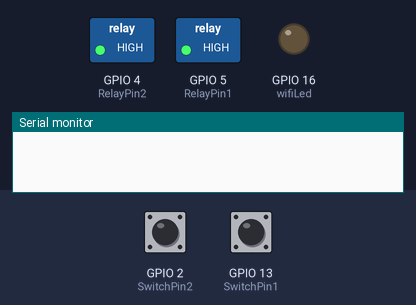
Recording of a sketch running on a simulated ESP8266 (NodeMCU). Shown: switched loads named in the sketch (green lamp = pin HIGH), output pins drawn as LEDs (lit = HIGH), the last lines printed to the serial monitor. The test bench sets the inputs (shaded band); at power-on: GPIO 2 (SwitchPin2) HIGH, GPIO 13 (SwitchPin1) HIGH. WiFi joins after 1.5 s; servers stay silent unless stated.

Above: at 2.2 s.
2.3 s: GPIO 2 (SwitchPin2) pulled LOW for 0.15 s
At 3.6 s:
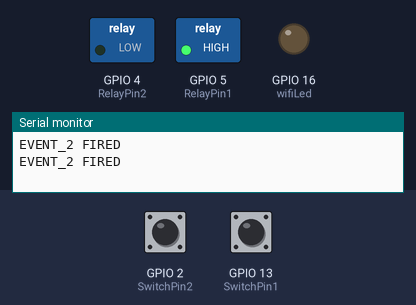
3.9 s: GPIO 13 (SwitchPin1) pulled LOW for 0.15 s
At 5.0 s:
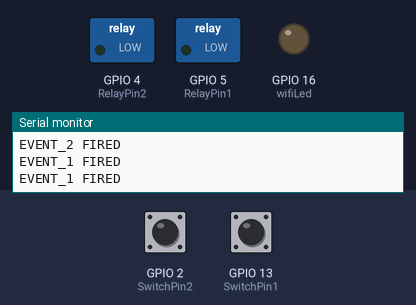
5.5 s: GPIO 2 (SwitchPin2) pulled LOW for 1 s
At 7.4 s:
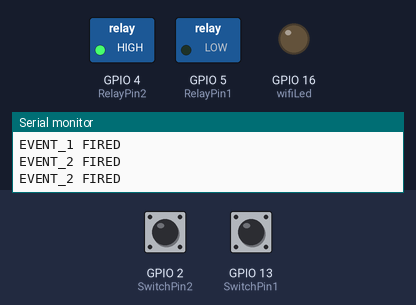
8.0 s: GPIO 2 (SwitchPin2) pulled LOW for 3.2 s
At 12.2 s:
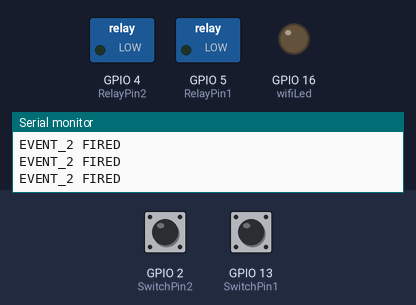
12.7 s: GPIO 13 (SwitchPin1) pulled LOW for 1 s
At 14.1 s:
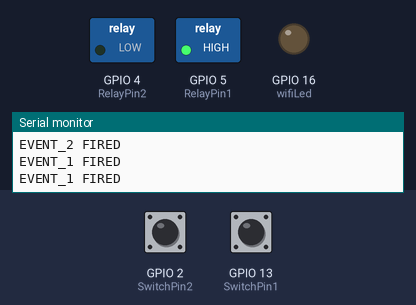
Timing chart, 0 to 15.7 s (numbered marks = the images above; inputs shaded):
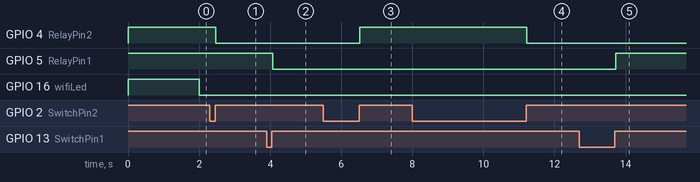

The sketch:

2_relay_with_esp8266_wifi_shihab.ino
```cpp
/*


  #define BLYNK_TEMPLATE_ID "TMPL6eRguGIj_"
  #define BLYNK_TEMPLATE_NAME "SHIHAB AUTOMATION"
  #define BLYNK_AUTH_TOKEN "5LvsZf6g6xaLgcRzmF6NKW1JVnB_Nuzv"

  //#define BLYNK_PRINT Serial
  #include <ESP8266WiFi.h>
  #include <BlynkSimpleEsp8266.h>
  #include <AceButton.h>

  char ssid[] = "SHIHAB";
  char pass[] = "Nointernet";

  bool fetch_blynk_state = true;  //true or false


  using namespace ace_button;

  // define the GPIO connected with Relays and switches
  #define RelayPin1 5  //D1
  #define RelayPin2 4  //D2
  #define RelayPin3 14 //D5
  #define RelayPin4 12 //D6

  #define SwitchPin1 10  //SD3
  #define SwitchPin2 2   //D3
  #define SwitchPin3 13  //D7
  #define SwitchPin4 3   //RX

  #define wifiLed   16   //D0

  //Change the virtual pins according the rooms
  #define VPIN_BUTTON_1    V1
  #define VPIN_BUTTON_2    V2
  #define VPIN_BUTTON_3    V3
  #define VPIN_BUTTON_4    V4

  #define VPIN_BUTTON_C    V5
  #define VPIN_TEMPERATURE V6
  #define VPIN_HUMIDITY    V7


  // Relay State
  bool toggleState_1 = LOW; //Define integer to remember the toggle state for relay 1
  bool toggleState_2 = LOW; //Define integer to remember the toggle state for relay 2
  bool toggleState_3 = LOW; //Define integer to remember the toggle state for relay 3
  bool toggleState_4 = LOW; //Define integer to remember the toggle state for relay 4

  int wifiFlag = 0;
  float temperature1 = 0;
  float humidity1   = 0;

  char auth[] = BLYNK_AUTH_TOKEN;

  ButtonConfig config1;
  AceButton button1(&config1);
  ButtonConfig config2;
  AceButton button2(&config2);
  ButtonConfig config3;
  AceButton button3(&config3);
  ButtonConfig config4;
  AceButton button4(&config4);

  void handleEvent1(AceButton*, uint8_t, uint8_t);
  void handleEvent2(AceButton*, uint8_t, uint8_t);

  BlynkTimer timer;

  // When App button is pushed - switch the state
  BLYNK_WRITE(VPIN_BUTTON_1) {
    toggleState_1 = param.asInt();
    digitalWrite(RelayPin1, !toggleState_1);
  }

  BLYNK_WRITE(VPIN_BUTTON_2) {
    toggleState_2 = param.asInt();
    digitalWrite(RelayPin2, !toggleState_2);
  }

  BLYNK_WRITE(VPIN_BUTTON_C) {
    all_SwitchOff();
  }

  void all_SwitchOff(){
    toggleState_1 = 0; digitalWrite(RelayPin1, HIGH); Blynk.virtualWrite(VPIN_BUTTON_1, toggleState_1); delay(100);
    toggleState_2 = 0; digitalWrite(RelayPin2, HIGH); Blynk.virtualWrite(VPIN_BUTTON_2, toggleState_2); delay(100);
  }

  void checkBlynkStatus() { // called every 3 seconds by SimpleTimer

    bool isconnected = Blynk.connected();
    if (isconnected == false) {
      wifiFlag = 1;
      Serial.println("Blynk Not Connected");
      digitalWrite(wifiLed, HIGH);
    }
    if (isconnected == true) {
      wifiFlag = 0;
      if (!fetch_blynk_state){
        Blynk.virtualWrite(VPIN_BUTTON_1, toggleState_1);
        Blynk.virtualWrite(VPIN_BUTTON_2, toggleState_2);
      }
      digitalWrite(wifiLed, LOW);
      //Serial.println("Blynk Connected");
    }
  }

  BLYNK_CONNECTED() {
    // Request the latest state from the server
    if (fetch_blynk_state){
      Blynk.syncVirtual(VPIN_BUTTON_1);
      Blynk.syncVirtual(VPIN_BUTTON_2);
    }
  }


  void setup()
  {
    Serial.begin(9600);

    pinMode(RelayPin1, OUTPUT);
    pinMode(RelayPin2, OUTPUT);

    pinMode(wifiLed, OUTPUT);

    pinMode(SwitchPin1, INPUT_PULLUP);
    pinMode(SwitchPin2, INPUT_PULLUP);

    //During Starting all Relays should TURN OFF
    digitalWrite(RelayPin1, !toggleState_1);
    digitalWrite(RelayPin2, !toggleState_2);

    digitalWrite(wifiLed, HIGH);

    config1.setEventHandler(button1Handler);
    config2.setEventHandler(button2Handler);

    button1.init(SwitchPin1);
    button2.init(SwitchPin2);

    //Blynk.begin(auth, ssid, pass);
    WiFi.begin(ssid, pass);
    timer.setInterval(2000L, checkBlynkStatus); // check if Blynk server is connected every 2 seconds
    Blynk.config(auth);
    delay(1000);

    if (!fetch_blynk_state){
      Blynk.virtualWrite(VPIN_BUTTON_1, toggleState_1);
      Blynk.virtualWrite(VPIN_BUTTON_2, toggleState_2);
    }
  }

  void loop()
  {

    Blynk.run();
    timer.run(); // Initiates SimpleTimer

    button1.check();
    button2.check();
  }

  void button1Handler(AceButton* button, uint8_t eventType, uint8_t buttonState) {
    Serial.println("EVENT_1 FIRED");
    switch (eventType) {
      case AceButton::kEventReleased:
        digitalWrite(RelayPin1, toggleState_1);
        toggleState_1 = !toggleState_1;
        Blynk.virtualWrite(VPIN_BUTTON_1, toggleState_1);
        break;
    }
  }
  void button2Handler(AceButton* button, uint8_t eventType, uint8_t buttonState) {
    Serial.println("EVENT_2 FIRED");
    switch (eventType) {
      case AceButton::kEventReleased:
        digitalWrite(RelayPin2, toggleState_2);
        toggleState_2 = !toggleState_2;
        Blynk.virtualWrite(VPIN_BUTTON_2, toggleState_2);
        break;
    }
  }

*/

#define BLYNK_TEMPLATE_ID "TMPL6eRguGIj_"
#define BLYNK_TEMPLATE_NAME "SHIHAB AUTOMATION"
#define BLYNK_AUTH_TOKEN "5LvsZf6g6xaLgcRzmF6NKW1JVnB_Nuzv"

//#define BLYNK_PRINT Serial
#include <ESP8266WiFi.h>
#include <BlynkSimpleEsp8266.h>
#include <AceButton.h>

char ssid[] = "SHIHAB";
char pass[] = "Nointernet";

bool fetch_blynk_state = true;  // true or false

using namespace ace_button;

// define the GPIO connected with Relays and switches
#define RelayPin1 5  // D1
#define RelayPin2 4  // D2

#define SwitchPin1 13  // D7
#define SwitchPin2 2   // D4 + WIFI LED

#define wifiLed   16   // D0

// Change the virtual pins according to the rooms
#define VPIN_BUTTON_1    V1
#define VPIN_BUTTON_2    V2


// Relay State
bool toggleState_1 = LOW; // Define integer to remember the toggle state for relay 1
bool toggleState_2 = LOW; // Define integer to remember the toggle state for relay 2

int wifiFlag = 0;

char auth[] = BLYNK_AUTH_TOKEN;

ButtonConfig config1;
AceButton button1(&config1);
ButtonConfig config2;
AceButton button2(&config2);

void handleEvent1(AceButton*, uint8_t, uint8_t);
void handleEvent2(AceButton*, uint8_t, uint8_t);

BlynkTimer timer;

// When App button is pushed - switch the state
BLYNK_WRITE(VPIN_BUTTON_1) {
  toggleState_1 = param.asInt();
  digitalWrite(RelayPin1, !toggleState_1);
}

BLYNK_WRITE(VPIN_BUTTON_2) {
  toggleState_2 = param.asInt();
  digitalWrite(RelayPin2, !toggleState_2);
}

BLYNK_WRITE(VPIN_BUTTON_C) {
  all_SwitchOff();
}

void all_SwitchOff() {
  toggleState_1 = 0;
  digitalWrite(RelayPin1, HIGH);
  Blynk.virtualWrite(VPIN_BUTTON_1, toggleState_1);
  delay(100);
  toggleState_2 = 0;
  digitalWrite(RelayPin2, HIGH);
  Blynk.virtualWrite(VPIN_BUTTON_2, toggleState_2);
  delay(100);
}

void checkBlynkStatus() {
  // called every 3 seconds by SimpleTimer
  bool isconnected = Blynk.connected();
  if (!isconnected) {
    wifiFlag = 1;
    Serial.println("Blynk Not Connected");
    digitalWrite(wifiLed, HIGH);
  } else {
    wifiFlag = 0;
    if (!fetch_blynk_state) {
      Blynk.virtualWrite(VPIN_BUTTON_1, toggleState_1);
      Blynk.virtualWrite(VPIN_BUTTON_2, toggleState_2);
    }
    digitalWrite(wifiLed, LOW);
    // Serial.println("Blynk Connected");
  }
}

BLYNK_CONNECTED() {
  // Request the latest state from the server
  if (fetch_blynk_state) {
    Blynk.syncVirtual(VPIN_BUTTON_1);
    Blynk.syncVirtual(VPIN_BUTTON_2);
  }
}

void setup() {
  Serial.begin(115200);

  pinMode(RelayPin1, OUTPUT);
  pinMode(RelayPin2, OUTPUT);

  pinMode(wifiLed, OUTPUT);

  pinMode(SwitchPin1, INPUT_PULLUP);
  pinMode(SwitchPin2, INPUT_PULLUP);

  // During Starting all Relays should TURN OFF
  digitalWrite(RelayPin1, !toggleState_1);
  digitalWrite(RelayPin2, !toggleState_2);

  digitalWrite(wifiLed, HIGH);

  config1.setEventHandler(button1Handler);
  config2.setEventHandler(button2Handler);

  button1.init(SwitchPin1);
  button2.init(SwitchPin2);

  // Blynk.begin(auth, ssid, pass);
  WiFi.begin(ssid, pass);
  timer.setInterval(2000L, checkBlynkStatus); // check if Blynk server is connected every 2 seconds
  Blynk.config(auth);
  delay(1000);

  if (!fetch_blynk_state) {
    Blynk.virtualWrite(VPIN_BUTTON_1, toggleState_1);
    Blynk.virtualWrite(VPIN_BUTTON_2, toggleState_2);
  }
}

void loop() {
  Blynk.run();
  timer.run(); // Initiates SimpleTimer

  button1.check();
  button2.check();
}

void button1Handler(AceButton* button, uint8_t eventType, uint8_t buttonState) {
  Serial.println("EVENT_1 FIRED");
  switch (eventType) {
    case AceButton::kEventReleased:
      digitalWrite(RelayPin1, toggleState_1);
      toggleState_1 = !toggleState_1;
      Blynk.virtualWrite(VPIN_BUTTON_1, toggleState_1);
      break;
  }
}

void button2Handler(AceButton* button, uint8_t eventType, uint8_t buttonState) {
  Serial.println("EVENT_2 FIRED");
  switch (eventType) {
    case AceButton::kEventReleased:
      digitalWrite(RelayPin2, toggleState_2);
      toggleState_2 = !toggleState_2;
      Blynk.virtualWrite(VPIN_BUTTON_2, toggleState_2);
      break;
  }
}
```

Measured:
- after the input at 2.3 s, GPIO 4 (RelayPin2): HIGH → LOW after 0.17 s
- after the input at 3.9 s, GPIO 5 (RelayPin1): HIGH → LOW after 0.17 s
- after the input at 5.5 s, GPIO 4 (RelayPin2): LOW → HIGH after 1.0 s
- after the input at 8.0 s, GPIO 4 (RelayPin2): HIGH → LOW after 3.2 s
- after the input at 12.7 s, GPIO 5 (RelayPin1): LOW → HIGH after 1.0 s
